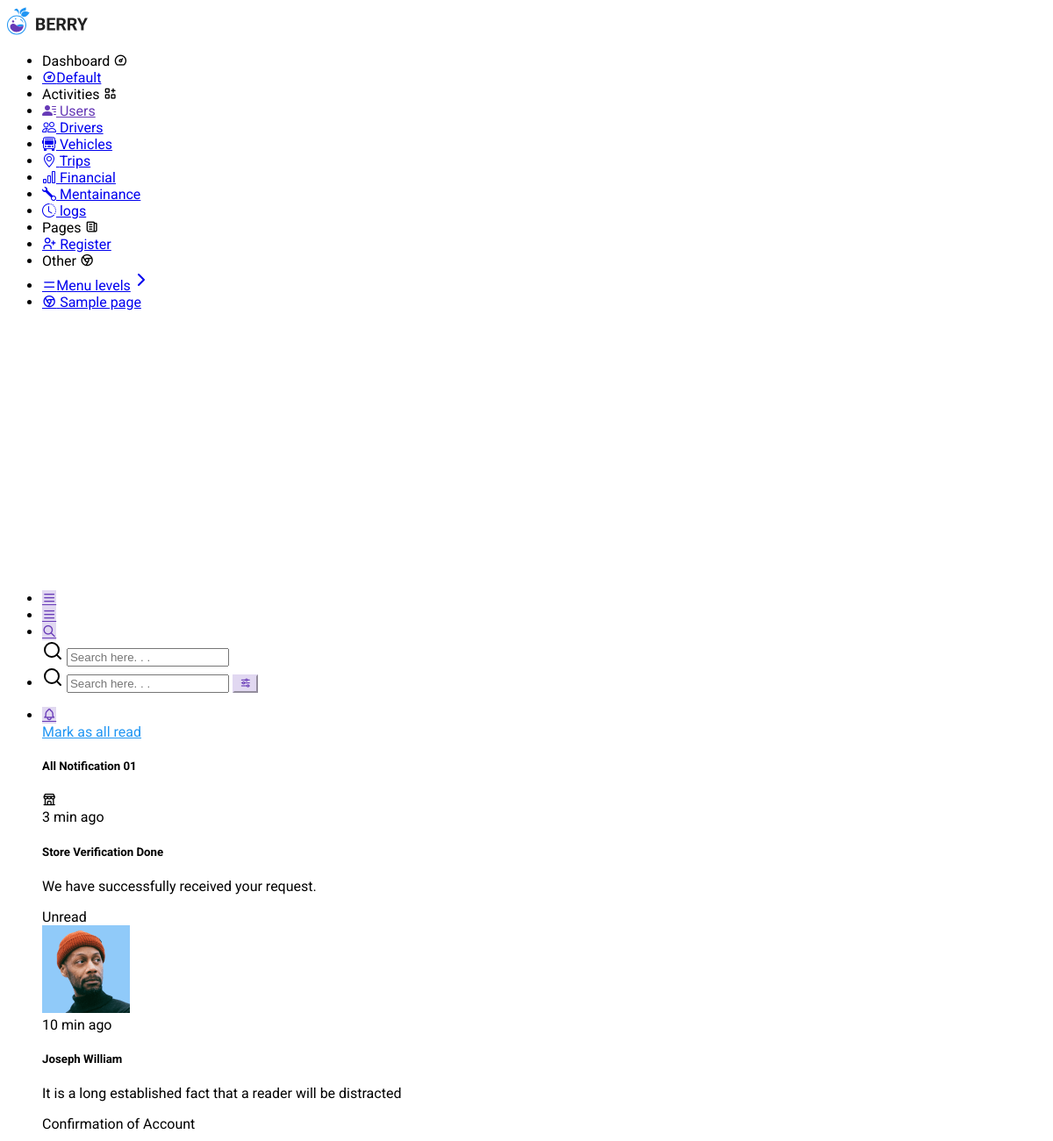
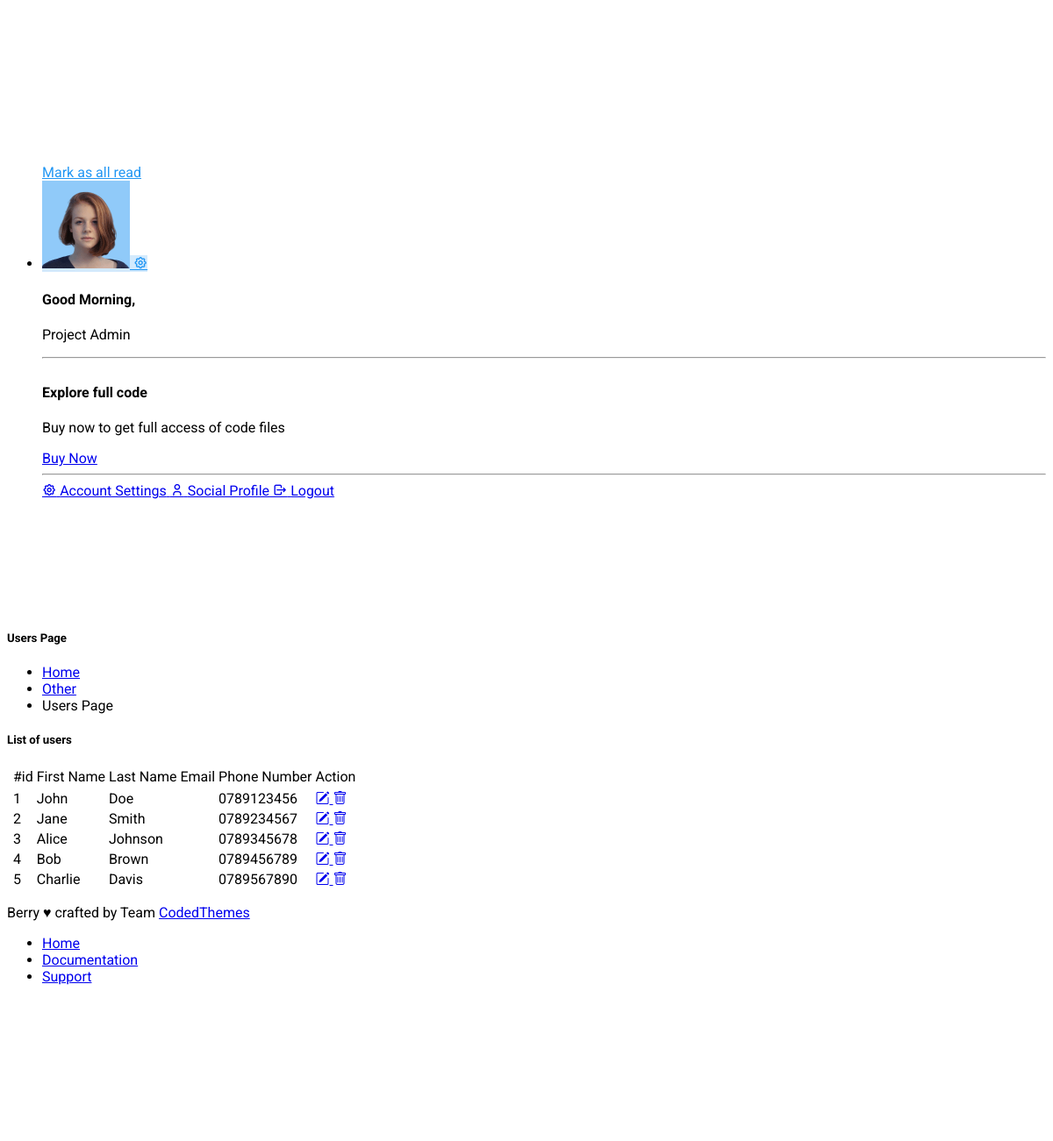
/other/users.php, run on the app's committed database (2 pictures, top to bottom).
### tables this page shows
CREATE TABLE `users` (
  `user_id` int(11) NOT NULL,
  `first_name` varchar(150) NOT NULL,
  `last_name` varchar(150) NOT NULL,
  `password` varchar(150) NOT NULL,
  `email` varchar(150) NOT NULL,
  `phone_number` varchar(50) NOT NULL
);

### other/users.php (the view, shortened to what this page needs)
<?php
include "../pages/conn.php";
?>
<!doctype html>
<html lang="en">
  <head>
<link rel="stylesheet" href="../assets/fonts/phosphor/duotone/style.css" />
<link rel="stylesheet" href="../assets/fonts/tabler-icons.min.css" />
<link rel="stylesheet" href="../assets/fonts/feather.css" />
<link rel="stylesheet" href="../assets/fonts/fontawesome.css" />
<link rel="stylesheet" href="../assets/fonts/material.css" />
<link rel="stylesheet" href="../assets/css/style.css" id="main-style-link" />
<link rel="stylesheet" href="../assets/css/style-preset.css" />
<link href="https://cdn.jsdelivr.net/npm/bootstrap-icons/font/bootstrap-icons.css" rel="stylesheet">
<link href="https://cdn.jsdelivr.net/npm/bootstrap-icons/font/bootstrap-icons.css" rel="stylesheet">
  </head>
  <body data-pc-preset="preset-1" data-pc-sidebar-theme="light" data-pc-sidebar-caption="true" data-pc-direction="ltr" data-pc-theme="light">
<nav class="pc-sidebar">
  <div class="navbar-wrapper">
    <div class="m-header">
      <a href="../dashboard/index.html" class="b-brand text-primary">
        <img src="../assets/images/logo-dark.svg" alt="" class="logo logo-lg" />
      </a>
    </div>
    <div class="navbar-content">
      <ul class="pc-navbar">
        <li class="pc-item pc-caption">
          <label>Dashboard</label>
          <i class="ti ti-dashboard"></i>
        </li>
        <li class="pc-item">
          <a href="../dashboard/index.php" class="pc-link"
            ><span class="pc-micon"><i class="ti ti-dashboard"></i></span><span class="pc-mtext">Default</span></a
          >
        </li>
        <li class="pc-item pc-caption">
          <label>Activities</label>
          <i class="ti ti-apps"></i>
        </li>
        <li class="pc-item">
          <a href="../other/users.php" class="pc-link">
            <span class="pc-micon"><i class="bi bi-person-lines-fill"></i></span>
            <span class="pc-mtext">Users</span>
          </a>
        </li>
        <li class="pc-item">
          <a href="./drivers.php" class="pc-link">
            <span class="pc-micon"><i class="bi bi-people"></i></span>
            <span class="pc-mtext">Drivers</span>
          </a>
        </li>
        <li class="pc-item">
          <a href="./vehicles.php" class="pc-link">
            <span class="pc-micon"><i class="bi bi-bus-front"></i></span>
            <span class="pc-mtext">Vehicles</span>
          </a>
        </li>
        <li class="pc-item">
          <a href="./trip.php" class="pc-link">
            <span class="pc-micon"><i class="bi bi-geo-alt"></i></span>
            <span class="pc-mtext">Trips</span>
          </a>
        </li>
        <li class="pc-item">
          <a href="./financial.php" class="pc-link">
            <span class="pc-micon"><i class="bi bi-bar-chart"></i></span>
            <span class="pc-mtext">Financial</span>
          </a>
        </li>
        <li class="pc-item">
          <a href="./mentainace.php" class="pc-link">
            <span class="pc-micon"><i class="bi bi-wrench"></i> </span>
            <span class="pc-mtext">Mentainance</span>
          </a>
        </li>
        <li class="pc-item">
          <a href="./logsactivity.php" class="pc-link">
            <span class="pc-micon"><i class="bi bi-clock-history"></i></span>
            <span class="pc-mtext">logs</span>
          </a>
        </li>
        <li class="pc-item pc-caption">
          <label>Pages</label>
          <i class="ti ti-news"></i>
        </li>
        <li class="pc-item">
          <a href="../register/index.php" target="_blank" class="pc-link">
            <span class="pc-micon"><i class="ti ti-user-plus"></i></span>
            <span class="pc-mtext">Register</span>
          </a>
        </li>
        <li class="pc-item pc-caption">
          <label>Other</label>
          <i class="ti ti-brand-chrome"></i>
        </li>
        <li class="pc-item pc-hasmenu">
          <a href="#!" class="pc-link"
            ><span class="pc-micon"><i class="ti ti-menu"></i></span><span class="pc-mtext">Menu levels</span
            ><span class="pc-arrow"><i data-feather="chevron-right"></i></span
          ></a>
        </li>
        <li class="pc-item">
          <a href="../other/sample-page.html" class="pc-link">
            <span class="pc-micon"><i class="ti ti-brand-chrome"></i></span>
            <span class="pc-mtext">Sample page</span>
          </a>
        </li>
      </ul>
    </div>
  </div>
</nav>
<header class="pc-header">
  <div class="header-wrapper">
<div class="me-auto pc-mob-drp">
  <ul class="list-unstyled">
    <li class="pc-h-item header-mobile-collapse">
      <a href="#" class="pc-head-link head-link-secondary ms-0" id="sidebar-hide">
        <i class="ti ti-menu-2"></i>
      </a>
    </li>
    <li class="pc-h-item pc-sidebar-popup">
      <a href="#" class="pc-head-link head-link-secondary ms-0" id="mobile-collapse">
        <i class="ti ti-menu-2"></i>
      </a>
    </li>
    <li class="dropdown pc-h-item d-inline-flex d-md-none">
      <a
        class="pc-head-link head-link-secondary dropdown-toggle arrow-none m-0"
        data-bs-toggle="dropdown"
        href="#"
        role="button"
        aria-haspopup="false"
        aria-expanded="false"
      >
        <i class="ti ti-search"></i>
      </a>
      <div class="dropdown-menu pc-h-dropdown drp-search">
        <form class="px-3">
          <div class="mb-0 d-flex align-items-center">
            <i data-feather="search"></i>
            <input type="search" class="form-control border-0 shadow-none" placeholder="Search here. . ." />
          </div>
        </form>
      </div>
    </li>
    <li class="pc-h-item d-none d-md-inline-flex">
      <form class="header-search">
        <i data-feather="search" class="icon-search"></i>
        <input type="search" class="form-control" placeholder="Search here. . ." />
        <button class="btn btn-light-secondary btn-search"><i class="ti ti-adjustments-horizontal"></i></button>
      </form>
    </li>
  </ul>
</div>
<div class="ms-auto">
  <ul class="list-unstyled">
    <li class="dropdown pc-h-item">
      <a
        class="pc-head-link head-link-secondary dropdown-toggle arrow-none me-0"
        data-bs-toggle="dropdown"
        href="#"
        role="button"
        aria-haspopup="false"
        aria-expanded="false"
      >
        <i class="ti ti-bell"></i>
      </a>
      <div class="dropdown-menu dropdown-notification dropdown-menu-end pc-h-dropdown">
        <div class="dropdown-header">
          <a href="#!" class="link-primary float-end text-decoration-underline">Mark as all read</a>
          <h5>
            All Notification
            <span class="badge bg-warning rounded-pill ms-1">01</span>
          </h5>
        </div>
        <div class="dropdown-header px-0 text-wrap header-notification-scroll position-relative" style="max-height: calc(100vh - 215px)">
          <div class="list-group list-group-flush w-100">
            <div class="list-group-item list-group-item-action">
              <div class="d-flex">
                <div class="flex-shrink-0">
                  <div class="user-avtar bg-light-success"><i class="ti ti-building-store"></i></div>
                </div>
                <div class="flex-grow-1 ms-1">
                  <span class="float-end text-muted">3 min ago</span>
                  <h5>Store Verification Done</h5>
                  <p class="text-body fs-6">We have successfully received your request.</p>
                  <div class="badge rounded-pill bg-light-danger">Unread</div>
                </div>
              </div>
            </div>
            <div class="list-group-item list-group-item-action">
              <div class="d-flex">
                <div class="flex-shrink-0">
                  <img src="../assets/images/user/avatar-3.jpg" alt="user-image" class="user-avtar" />
                </div>
                <div class="flex-grow-1 ms-1">
                  <span class="float-end text-muted">10 min ago</span>
                  <h5>Joseph William</h5>
                  <p class="text-body fs-6">It is a long established fact that a reader will be distracted</p>
                  <div class="badge rounded-pill bg-light-success">Confirmation of Account</div>
                </div>
              </div>
            </div>
          </div>
        </div>
        <div class="text-center py-2">
          <a href="#!" class="link-primary">Mark as all read</a>
        </div>
      </div>
    </li>
    <li class="dropdown pc-h-item header-user-profile">
      <a
        class="pc-head-link head-link-primary dropdown-toggle arrow-none me-0"
        data-bs-toggle="dropdown"
        href="#"
        role="button"
        aria-haspopup="false"
        aria-expanded="false"
      >
        <img src="../assets/images/user/avatar-2.jpg" alt="user-image" class="user-avtar" />
        <span>
          <i class="ti ti-settings"></i>
        </span>
      </a>
      <div class="dropdown-menu dropdown-user-profile dropdown-menu-end pc-h-dropdown">
        <div class="dropdown-header">
          <h4>
            Good Morning,
          </h4>
          <p class="text-muted">Project Admin</p>
          <hr />
          <div class="profile-notification-scroll position-relative" style="max-height: calc(100vh - 280px)">
            <div class="upgradeplan-block bg-light-warning rounded">
              <h4>Explore full code</h4>
              <p class="text-muted">Buy now to get full access of code files</p>
              <a href="https://codedthemes.com/item/berry-bootstrap-5-admin-template/" target="_blank" class="btn btn-warning">Buy Now</a>
            </div>
            <hr />
            <a href="../application/account-profile-v1.html" class="dropdown-item">
              <i class="ti ti-settings"></i>
              <span>Account Settings</span>
            </a>
            <a href="../application/social-profile.html" class="dropdown-item">
              <i class="ti ti-user"></i>
              <span>Social Profile</span>
            </a>
            <a href="../pages/login-v1.html" class="dropdown-item">
              <i class="ti ti-logout"></i>
              <span>Logout</span>
            </a>
          </div>
        </div>
      </div>
    </li>
  </ul>
</div>
</div>
</header>
    <div class="pc-container">
      <div class="pc-content">
        <div class="page-header">
          <div class="page-block">
            <div class="row align-items-center">
              <div class="col">
                <div class="page-header-title">
                  <h5 class="m-b-10">Users Page</h5>
                </div>
              </div>
              <div class="col-auto">
                <ul class="breadcrumb">
                  <li class="breadcrumb-item"><a href="../dashboard/index.html">Home</a></li>
                  <li class="breadcrumb-item"><a href="javascript: void(0)">Other</a></li>
                  <li class="breadcrumb-item" aria-current="page">Users Page</li>
                </ul>
              </div>
            </div>
          </div>
        </div>
        <div class="row">
          <div class="col-sm-12">
            <div class="card">
              <div class="card-header">
                <h5>List of users  </h5>
              </div>
              <div class="card-body">
                 <table class ="table table-hover">
                  <thead>
                    <th>
                      <td>#id</td>
                      <td>First Name</td>
                      <td>Last Name</td>
                      <td>Email </td>
                      <td>Phone Number</td>
                      <td>Action </td>
                    </th>
                  </thead>
                  <tbody>
                    <tr>
                      <?php
                        $sqluser = "SELECT * FROM users";
                       $result2 = $conn->query($sqluser);
                      if($result2->num_rows > 0 ){
                          $id = 0;
                           while($row2 = $result2->fetch_array()){
                           $id ++;
                           $rowid = $row2[0];
                         ?>
            <tbody>
                  <tr>
                    <td>  </td>
                    <td> <?php echo $id;?> </td>
                    <td><?php echo $row2["first_name"];?> </td>
                    <td><?php echo $row2["last_name"];?></td>
                    <td><?php echo $row2["email_address"];?></td>
                    <td><?php echo $row2["phone_number"];?></td>
                    <td>
                      <?php
                  echo "<a href='useraction/update.php?id=$rowid' class='btn btn-warning' onclick='return confirm(Are you sure you want to delete this user?);'>
                  <i class='bi bi-pencil-square'></i></a>";
                       echo "<a href='useraction/delete.php?id=$rowid' class='btn btn-danger'>
                  <i class='bi bi-trash'></i></a>";
                      ?>
                    </td>
                 </tr>
      </tbody>
         <?php
          }
        }else{
           echo "no result found!!";
        }
       ?>
                    </tr>
                  </tbody>
                 </table>
             </div>
            </div>
          </div>
        </div>
      </div>
    </div>
    <footer class="pc-footer">
      <div class="footer-wrapper container-fluid">
        <div class="row">
          <div class="col-sm-6 my-1">
            <p class="m-0">
              Berry &#9829; crafted by Team
              <a href="https://themeforest.net/user/codedthemes" target="_blank">CodedThemes</a>
            </p>
          </div>
          <div class="col-sm-6 ms-auto my-1">
            <ul class="list-inline footer-link mb-0 justify-content-sm-end d-flex">
              <li class="list-inline-item"><a href="../index.html">Home</a></li>
              <li class="list-inline-item"><a href="https://codedthemes.gitbook.io/berry-bootstrap/" target="_blank">Documentation</a></li>
              <li class="list-inline-item"><a href="https://codedthemes.support-hub.io/" target="_blank">Support</a></li>
            </ul>
          </div>
        </div>
      </div>
    </footer>
  </body>
</html>

### data on the page
users: first_name "John", last_name "Doe", phone_number "0789123456"
users: first_name "Jane", last_name "Smith", phone_number "0789234567"
users: first_name "Alice", last_name "Johnson", phone_number "0789345678"
users: first_name "Bob", last_name "Brown", phone_number "0789456789"
users: first_name "Charlie", last_name "Davis", phone_number "0789567890"
